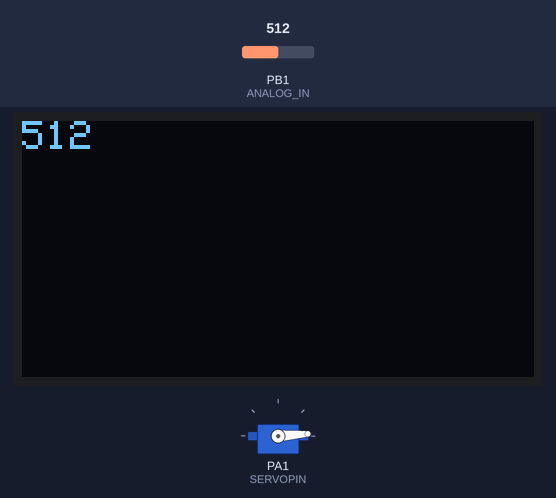
This program was run on a simulated STM32 Blue Pill. On the bench: servo, 128×64 one-colour display. The inputs (shaded band) are chosen by the test bench; at power-on: PB1 (ANALOG_IN) = 512. The display library's start-up logo is not drawn.

Above: at 3.2 s.
3.3 s: PB1 (ANALOG_IN) set to 716
At 3.8 s:
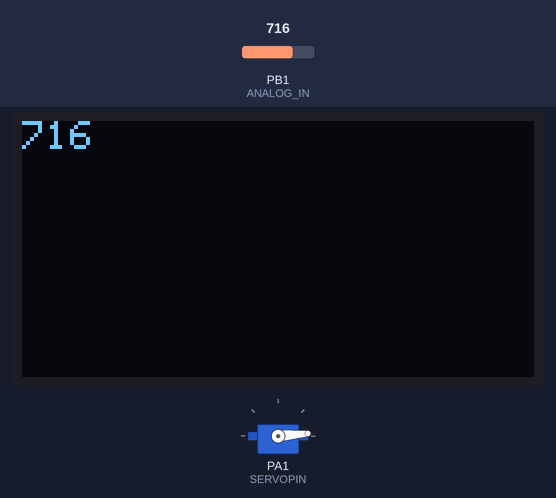
4.8 s: PB1 (ANALOG_IN) set to 900
At 6.0 s:
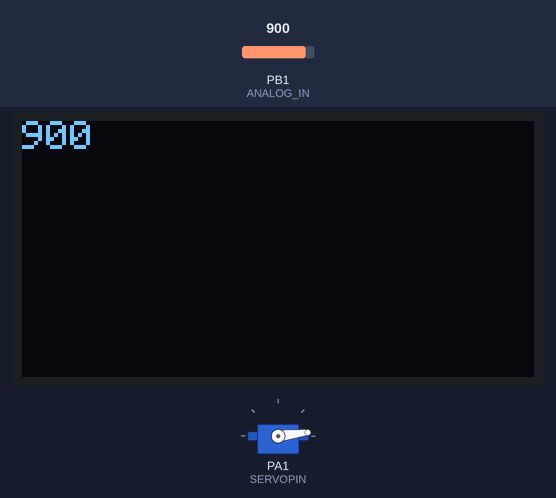
6.3 s: PB1 (ANALOG_IN) set to 1023
At 7.2 s:
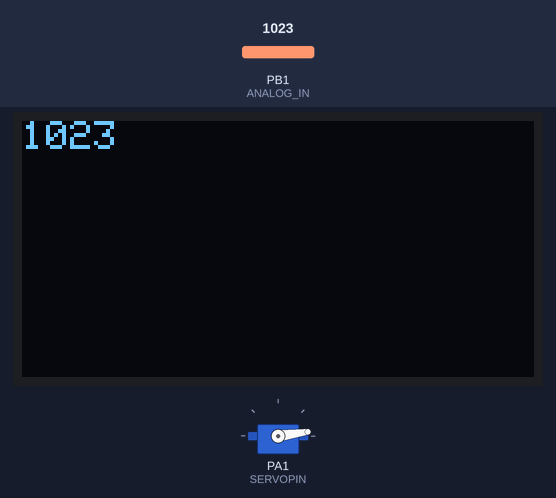
Timing chart, 0 to 9.3 s (numbered marks = the images above; inputs shaded):
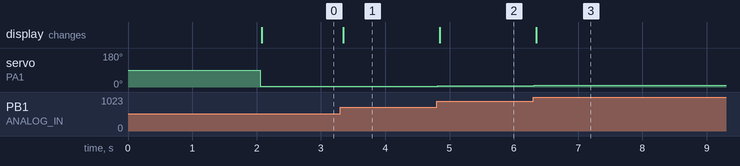

The program:

main.cpp
```cpp
#include <Arduino.h>
#include <Servo.h>
#include <Wire.h>
#include <Adafruit_SSD1306.h>

#define SCREEN_WIDTH 128 // OLED display width, in pixels
#define SCREEN_HEIGHT 64 // OLED display height, in pixels
#define OLED_RESET -1    // This display does not have a reset pin accessible
Adafruit_SSD1306 display(SCREEN_WIDTH, SCREEN_HEIGHT, &Wire, OLED_RESET);

#define MOTOR_A PA_7
#define MOTOR_B PA_6
#define ANALOG_IN PB1
#define PWMFREQ 2000
#define SERVOPIN PA1
void handle_interrupt();
void handle_interrupt_schmitt();
volatile int i = 0;
volatile int j = 0;
int reading;
int angle;
Servo servo;
int servoAngle = 0;
boolean hitServoEdge = false;
void setup()
{
  //  pinMode(INTERRUPTPIN, INPUT_PULLUP);
  // pinMode(TAPESENSOR, INPUT_ANALOG);
  //pinMode(MOTOR_A, OUTPUT);
  //pinMode(MOTOR_B, OUTPUT);
  pinMode(ANALOG_IN, INPUT_ANALOG);
  servo.attach(SERVOPIN);
  display.begin(SSD1306_SWITCHCAPVCC, 0x3C);

  // Displays Adafruit logo by default. call clearDisplay immediately if you don't want this.
  display.display();
  delay(2000);

  // Displays "Hello world!" on the screen
  display.clearDisplay();
  display.setTextSize(1);
  display.setTextColor(SSD1306_WHITE);
  display.setCursor(0, 0);

  display.clearDisplay();
  // pwm_start(MOTOR_A, PWMFREQ, 0, RESOLUTION_10B_COMPARE_FORMAT);
  // pwm_start(MOTOR_B, PWMFREQ, 0, RESOLUTION_10B_COMPARE_FORMAT);
}

void handle_interrupt()
{
  i++;
}

void loop()
{

  display.clearDisplay();
  display.setCursor(0, 0);
  reading = analogRead(ANALOG_IN); //read analog value from pin PA3
  angle = (reading / 120);         //it divides ADC the value according to max angle 170 deg
  servo.write(angle);              //it puts angle value at servo

  display.println((analogRead(ANALOG_IN)));
  display.display();
  /*
  if (analogRead(ANALOG_IN) > 512)
  {
    pwm_start(MOTOR_A, PWMFREQ, 2 * (analogRead(ANALOG_IN) - 512), RESOLUTION_10B_COMPARE_FORMAT);
    pwm_start(MOTOR_B, PWMFREQ, 0, RESOLUTION_10B_COMPARE_FORMAT);
    display.println("Forwards");
    display.setCursor(0, 15);
    display.println(2 * (analogRead(ANALOG_IN) - 512));
    display.display();
  }
  else
  {
    pwm_start(MOTOR_A, PWMFREQ, 0, RESOLUTION_10B_COMPARE_FORMAT);
    pwm_start(MOTOR_B, PWMFREQ, -2 * (analogRead(ANALOG_IN) - 511), RESOLUTION_10B_COMPARE_FORMAT);
    display.println("Backwards");
    display.setCursor(0, 15);
    display.println(-2 * (analogRead(ANALOG_IN) - 511));
    display.display();
  }
  */
  /*
  if(hitServoEdge){
    servoAngle-=1;
    myServo.write(servoAngle)
  }
  else{
    servoAngle+=1;
    myServo.write(servoAngle)
  }
  if(servoAngle == 8)
  {
    hitServoEdge = true;
  }
  else if( servoAngle == -8){
    hitServoEdge =
  }
  */
};
```

Measured:
- after the input at 3.3 s, servo on PA1 (SERVOPIN): 4° → 5° at once; the display: changes after 0.05 s (image 1)
- after the input at 4.8 s, servo on PA1 (SERVOPIN): 5° → 7° at once; the display: changes after 0.05 s (image 2)
- after the input at 6.3 s, servo on PA1 (SERVOPIN): 7° → 8° at once; the display: changes after 0.05 s (image 3)
